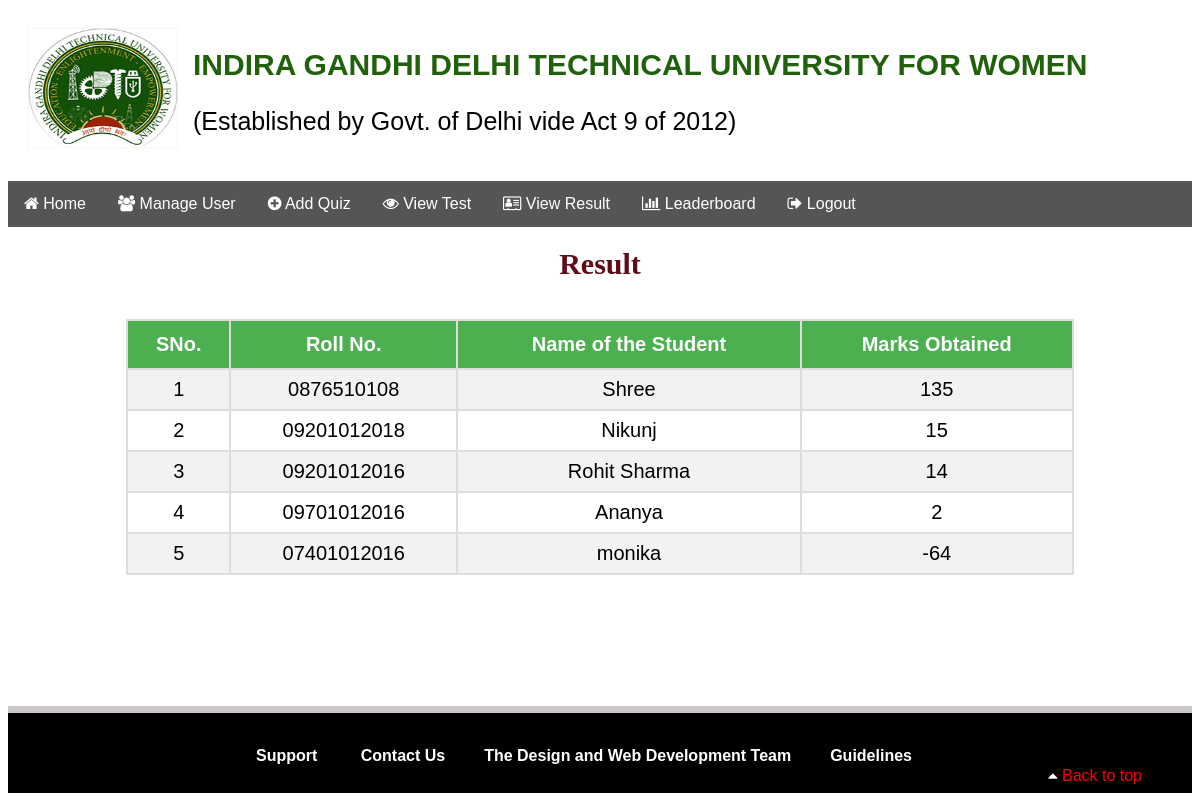
Screenshot of /faculty_pages/f_leaderboard.php (signed in) with the database file from the repository.
### tables this page shows
CREATE TABLE `rank` (
  `email` varchar(50) NOT NULL,
  `score` int(11) NOT NULL
);

### faculty_pages/f_leaderboard.php (the view, shortened to what this page needs)
<?php
include('config.php');
?>
<!DOCTYPE html>
<html lang="en">
<head>
<link rel="stylesheet" href="https://cdnjs.cloudflare.com/ajax/libs/font-awesome/4.7.0/css/font-awesome.min.css">
</head>
<body>
    <div class="content">
<div class="header">
  <img src="IGDTUW-logo.png" alt="logo" />
  <h1>INDIRA GANDHI DELHI TECHNICAL UNIVERSITY FOR WOMEN</h1>
  <p>(Established by Govt. of Delhi vide Act 9 of 2012)</p>
</div>
<div class="navbar" id="myTopnav">
        <a class="active" href="fac_home.php"><i class="fa fa-home" aria-hidden="true"></i> Home</a>
        <a href="manageuser.php"><i class="fa fa-users" aria-hidden="true"></i> Manage User</a>
        <a href="add_quiz.php"><i class="fa fa-plus-circle" aria-hidden="true"></i> Add Quiz</a>
        <a href="viewtest.php"><i class="fa fa-eye" aria-hidden="true"></i> View Test</a>
        <a href="f_testresult.php"><i class="fa fa-address-card-o" aria-hidden="true"></i> View Result</a>
        <a href="f_leaderboard.php"><i class="fa fa-bar-chart " aria-hidden="true"></i> Leaderboard</a>
        <a href="f_logout.php"><i class="fa fa-sign-out" aria-hidden="true"></i> Logout</a>
      </div>
<div class="main">
<h1>Result</h1>
</div>
 <br>
<div class = "manageuser">
  <table align="center">
  <tr>
    <th>SNo.</th>
    <th>Roll No.</th>
    <th>Name of the Student</th>
    <th>Marks Obtained</th>
  </tr>
  <?php
  $sno=0;
    $sql1 = mysqli_query($con,"SELECT * FROM rank  ORDER BY score DESC");
     while($row=mysqli_fetch_array($sql1) ) {
      $e=$row['email'];
      $s=$row['score'];
      $sql2=mysqli_query($con,"SELECT * FROM login_student WHERE email='$e' " )or die('Error231');
      while($row1=mysqli_fetch_array($sql2) )
      {
        $n=$row1['name'];
        $rno=$row1['rollno'];
        $sno++;
        echo '<tr><td>'.$sno.'</td><td>'.$rno.'</td><td>'.$n.'</td><td>'.$s.'</td></tr>';
      }
}
echo '</table>';
?>
</div>
<br>
</div>
    <?php
include('../footer.php');
?>
</body>
</html>

### faculty_pages/f_leaderboard.php (style rules this page uses)
.content { flex: 1 0 auto; }
body { font-family: Arial; }
.header { position: relative; padding: 20px; background: white; color: #21610B; font-size: 15px; }
p { color:black; font-size:25px; }
.header img { float: left; width: 150px; height: 120px; background: #555; margin-right:15px; }
.main h1 { font-family: "Times New Roman", Georgia, Serif; font-size: 30px; color:#5e0c17; text-align: center; }
.navbar { overflow: hidden; background-color:#555; }
.navbar a { float: left; font-size: 16px; color: white; text-align: center; padding: 14px 16px; text-decoration: none; }
.manageuser { font-family: "Times New Roman", Times, serif; font-size: 20px; }
table { font-family: arial, sans-serif; border-collapse: collapse; width: 80%; }
td, th { border: 2px solid #dddddd; text-align: center; padding: 8px; }
tr:nth-child(even) { background-color: #f2f2f2; }
th { padding-top: 12px; padding-bottom: 12px; text-align: center; background-color: #4CAF50; color: white; }

### footer.php (style rules this page uses)
html, body { height: 100%; }
body { display: flex; flex-direction: column; }

### rows the page displays
rank: score "135"
rank: score "15"
rank: score "14"
rank: score "2"
rank: score "-64"

### other values shown
$rno "0876510108"
$n "Shree"
$rno "09201012018"
$n "Nikunj"
$rno "09201012016"
$n "Rohit Sharma"
$rno "09701012016"
$n "Ananya"
$rno "07401012016"
$n "monika"
